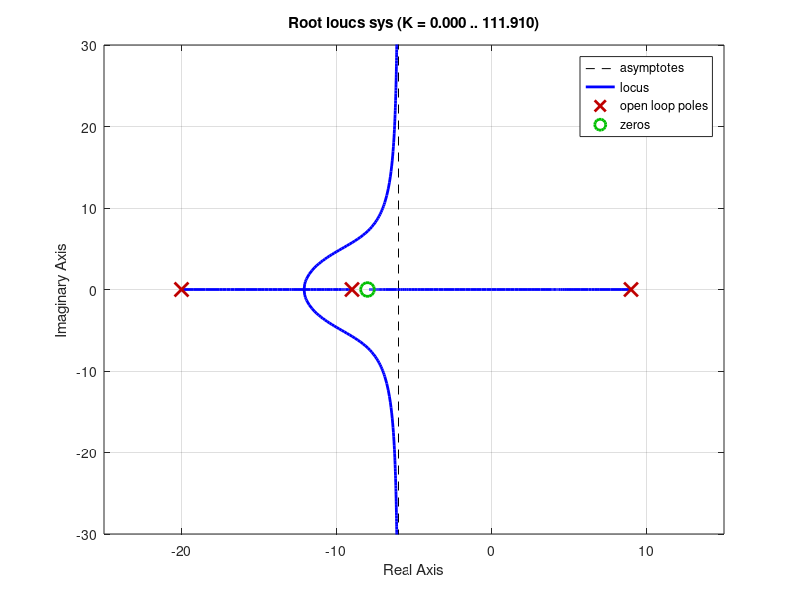

The MATLAB source for this figure:
clc
clear
close all

%define variables
k = 1;
%transfer function
sys = tf([k 8*k],[0.05 1 -4.05 -81]);
%plot root locus
rlocus(sys)
xlim([-25 15])
ylim([-30 30])